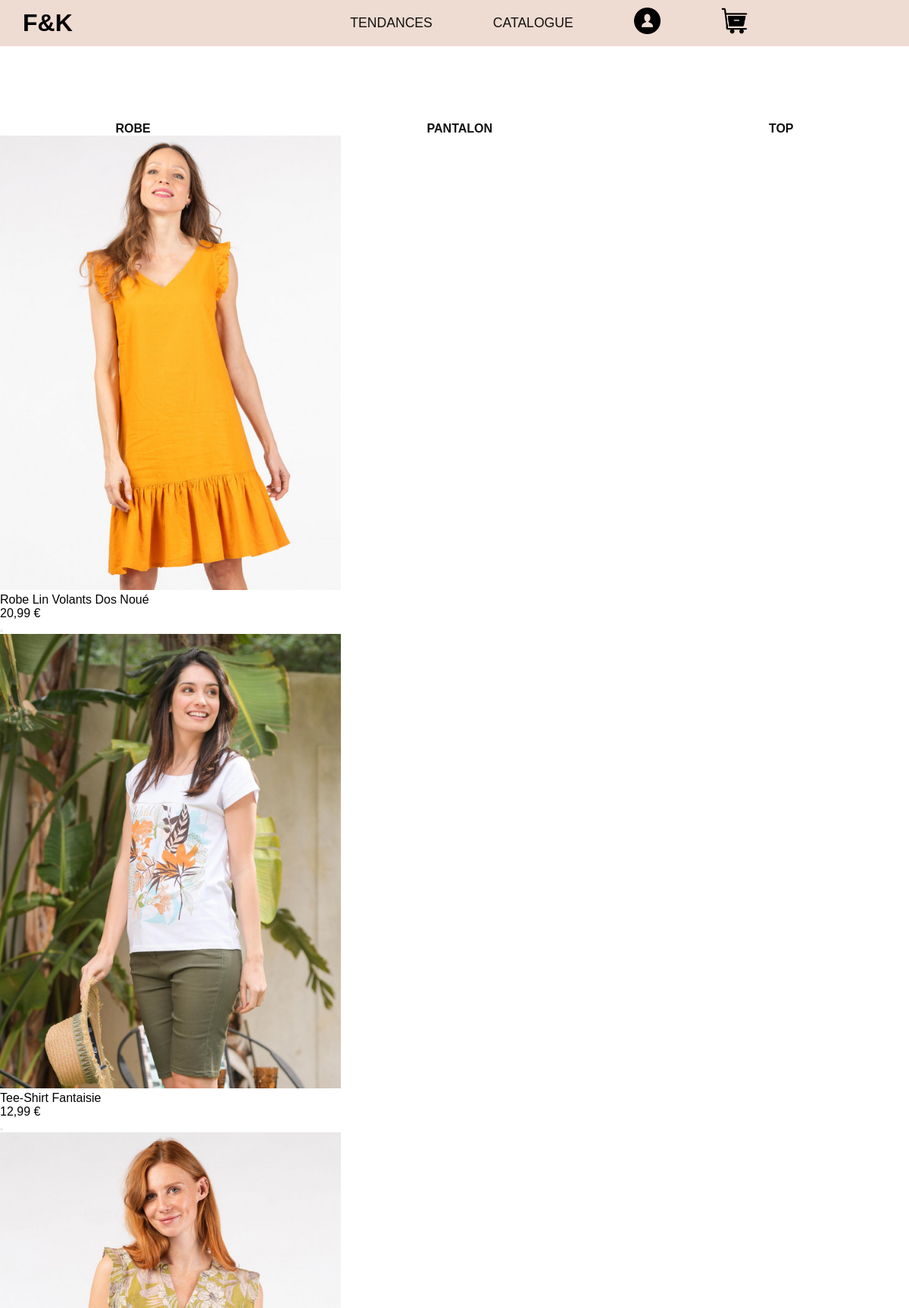
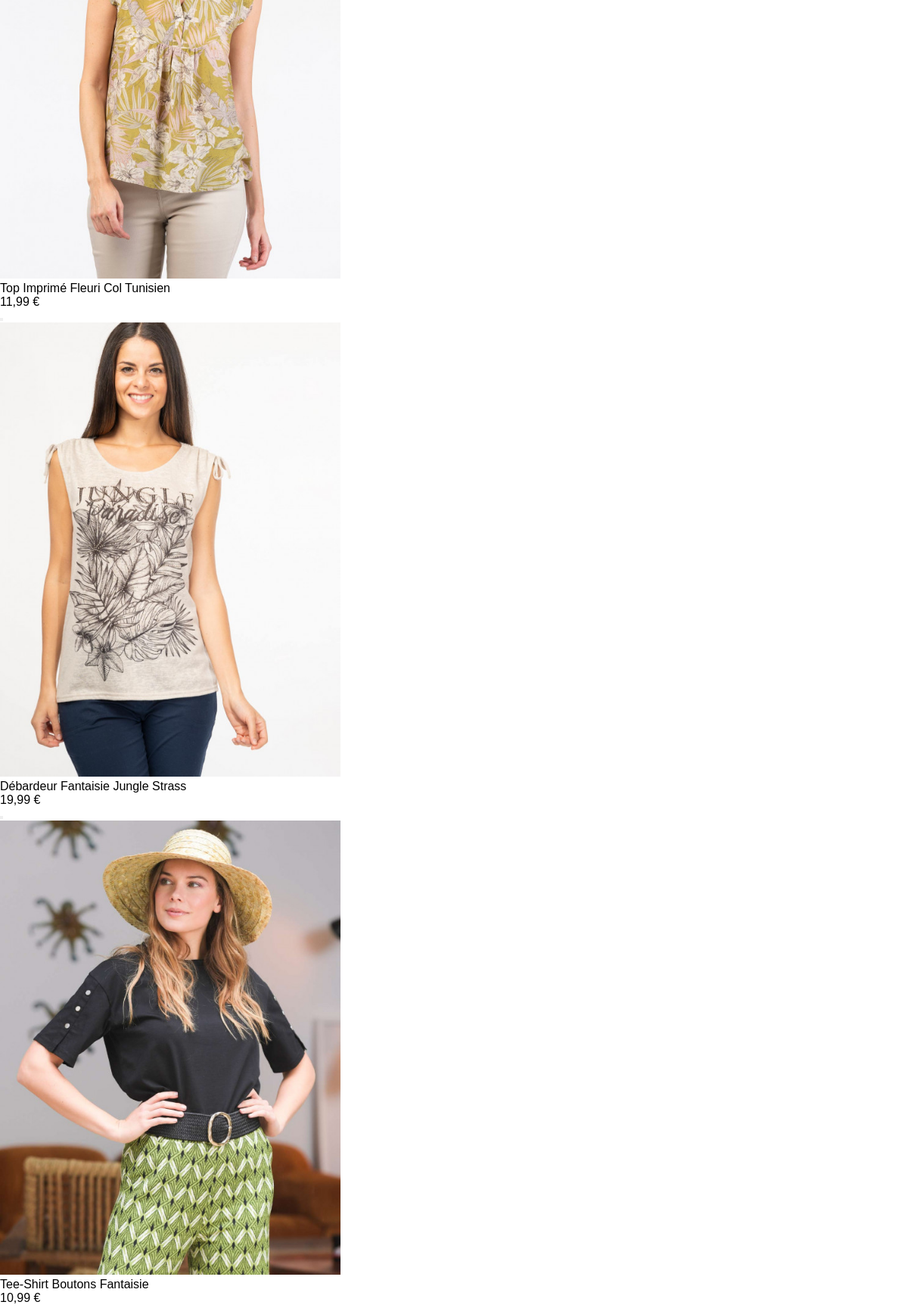
Screenshot of /catalogue.php (signed in, upper part) with the database file from the repository (2 pictures, top to bottom).
### tables this page shows
CREATE TABLE `product` (
  `id` int NOT NULL,
  `id_tendance` int NOT NULL,
  `type` varchar(255) NOT NULL,
  `product_name` varchar(255) NOT NULL,
  `product_description` varchar(1000) NOT NULL,
  `product_price` varchar(255) NOT NULL,
  `product_pic_1` varchar(255) NOT NULL,
  `product_pic_2` varchar(255) NOT NULL
);

### src/catalogue.php (the view, shortened to what this page needs)
<?php
require_once("connect.php");
$sql = "SELECT * FROM product";
$query = $db->prepare($sql);
$query->execute();
$product = $query->fetchAll(PDO::FETCH_ASSOC);
?>
<!DOCTYPE html>
<html lang="fr">
<head>
    <link rel="stylesheet" href="style.css">
</head>
<?php
include './element/navbar.php';
?>
<section class="section_categorie">
    <div class="container_categorie">
        <div class="categorie categorie_robe"><a href="../catalogue.php?type=robe">ROBE</a></div>
        <div class="categorie categorie_pantalone"><a href="../catalogue.php?type=pantalon">PANTALON</a></div>
        <div class="categorie categorie_jupe"><a href="../catalogue.php?type=top">TOP</a></div>
    </div>
</section>
<div class="">
    <div class="">
        <?php
        foreach ($product as $pr) {
        ?>
            <div class="">
                <div class=""><img src="<?= $pr["product_pic_1"] ?>" width="450px" height="600px" alt=""></div>
                <div class=""> <?= $pr["product_name"] ?></div>
                <div class=""> <?= $pr["product_price"] ?></div>
                <button class=""><a href="produit.php"></a>
                </button>
            </div>
    </div>
<?php
        }
?>
</body>
</html>
</body>
</html>

### src/element/navbar.php (shortened to what this page needs)
<nav class="navbar dark-mode" role="navigation">
    <div class="navbar__logo">
        <a href="index.php">
            F&K
        </a>
    </div>
    <ul class="navbar__links">
        <li class="navbar__link first"><a href="./tendances.php">TENDANCES</a></li>
        <li class="navbar__link second"><a href="./catalogue.php">CATALOGUE</a></li>
        <li class="navbar__link third"><a href="login.php"><img src="../img/utilisateur.png" width=" 35px" heigh="35px" alt=""></a></li>
        <li class="navbar__link four"><a href="#"><img src="../img/retirer-du-panier.png" width=" 35px" heigh="35px" alt=""></a></li>
    </ul>
</nav>

### src/style.css (style rules this page uses)
:root { --font-size: 1rem; }
.dark-mode { --navbar-color: #111010; --navbar-bg-color: #fff; }
* { box-sizing: border-box; outline: none; margin: 0 auto; padding: 0; }
html { scroll-behavior: smooth; }
ul { list-style: none; }
.navbar { display: flex; align-items: center; padding: 10px; font-size: 1.1rem; background-color: #eedbd1; }
.navbar__logo { margin-left: 20px; align-items: center; font-weight: bold; font-size: 2rem; color: black; }
.navbar__logo a { text-decoration: none; color: black; }
.navbar__links { display: flex; align-items: center; }
.navbar__link { padding: 0 40px; }
.navbar__link>a { color: var(--navbar-color); text-decoration: none; }
@media screen and (min-width:768px) { .navbar__link>a::after { display: block; content: ""; width: 0; height: 1px; background: var(--navbar-color); transition: width .4s; } }
.container_categorie { display: flex; text-align: center; justify-content: center; margin: top 200px; gap: 60px; }
.categorie a { font-weight: 500; text-decoration: none; color: #111010; font-weight: bold; }
.categorie { margin-top: 100px; }

### rows the page displays
product: product_pic_1 (picture), product_name "Robe Lin Volants Dos Noué", product_price "20,99 €"
product: product_pic_1 (picture), product_name "Tee-Shirt Fantaisie", product_price "12,99 €"
product: product_pic_1 (picture), product_name "Top Imprimé Fleuri Col Tunisien", product_price "11,99 €"
product: product_pic_1 (picture), product_name "Débardeur Fantaisie Jungle Strass", product_price "19,99 €"
product: product_pic_1 (picture), product_name "Tee-Shirt Boutons Fantaisie", product_price "10,99 €"
